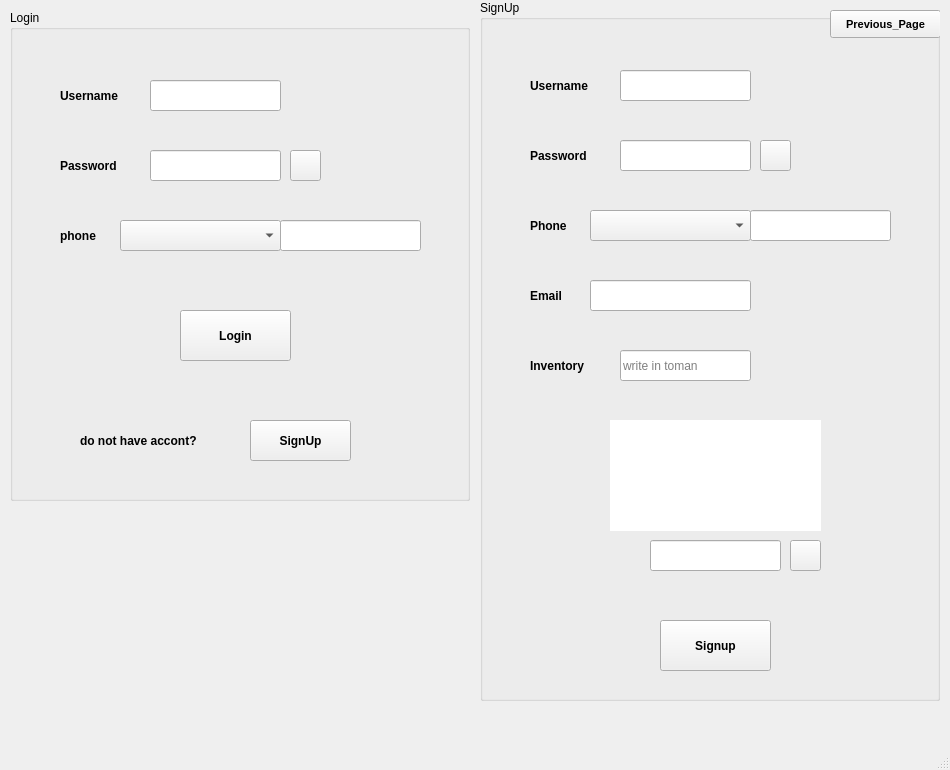
<?xml version="1.0" encoding="UTF-8"?>
<ui version="4.0">
 <class>Login_or_SignUp_page</class>
 <widget class="QMainWindow" name="Login_or_SignUp_page">
  <property name="geometry">
   <rect>
    <x>0</x>
    <y>0</y>
    <width>950</width>
    <height>770</height>
   </rect>
  </property>
  <property name="windowTitle">
   <string>MainWindow</string>
  </property>
  <widget class="QWidget" name="centralwidget">
   <widget class="QGroupBox" name="groupBox">
    <property name="geometry">
     <rect>
      <x>10</x>
      <y>10</y>
      <width>460</width>
      <height>491</height>
     </rect>
    </property>
    <property name="font">
     <font>
      <pointsize>9</pointsize>
     </font>
    </property>
    <property name="styleSheet">
     <string notr="true"/>
    </property>
    <property name="title">
     <string>Login</string>
    </property>
    <widget class="QLineEdit" name="lineEdit">
     <property name="geometry">
      <rect>
       <x>140</x>
       <y>70</y>
       <width>131</width>
       <height>31</height>
      </rect>
     </property>
    </widget>
    <widget class="QLineEdit" name="lineEdit_2">
     <property name="geometry">
      <rect>
       <x>140</x>
       <y>140</y>
       <width>131</width>
       <height>31</height>
      </rect>
     </property>
    </widget>
    <widget class="QLabel" name="label">
     <property name="geometry">
      <rect>
       <x>70</x>
       <y>410</y>
       <width>151</width>
       <height>41</height>
      </rect>
     </property>
     <property name="font">
      <font>
       <pointsize>9</pointsize>
       <weight>75</weight>
       <bold>true</bold>
      </font>
     </property>
     <property name="text">
      <string>do not have accont?</string>
     </property>
    </widget>
    <widget class="QPushButton" name="signUp_of_LoginGroupbox">
     <property name="geometry">
      <rect>
       <x>240</x>
       <y>410</y>
       <width>101</width>
       <height>41</height>
      </rect>
     </property>
     <property name="font">
      <font>
       <pointsize>9</pointsize>
       <weight>75</weight>
       <bold>true</bold>
      </font>
     </property>
     <property name="text">
      <string>SignUp</string>
     </property>
    </widget>
    <widget class="QPushButton" name="Login_of_LoginGroupbox">
     <property name="geometry">
      <rect>
       <x>170</x>
       <y>300</y>
       <width>111</width>
       <height>51</height>
      </rect>
     </property>
     <property name="font">
      <font>
       <pointsize>9</pointsize>
       <weight>75</weight>
       <bold>true</bold>
      </font>
     </property>
     <property name="text">
      <string>Login</string>
     </property>
    </widget>
    <widget class="QLabel" name="label_2">
     <property name="geometry">
      <rect>
       <x>50</x>
       <y>140</y>
       <width>81</width>
       <height>31</height>
      </rect>
     </property>
     <property name="font">
      <font>
       <pointsize>9</pointsize>
       <weight>75</weight>
       <bold>true</bold>
      </font>
     </property>
     <property name="text">
      <string>Password</string>
     </property>
    </widget>
    <widget class="QLabel" name="label_3">
     <property name="geometry">
      <rect>
       <x>50</x>
       <y>70</y>
       <width>81</width>
       <height>31</height>
      </rect>
     </property>
     <property name="font">
      <font>
       <pointsize>9</pointsize>
       <weight>75</weight>
       <bold>true</bold>
      </font>
     </property>
     <property name="text">
      <string>Username</string>
     </property>
    </widget>
    <widget class="QLabel" name="Error_label_of_username">
     <property name="geometry">
      <rect>
       <x>140</x>
       <y>100</y>
       <width>181</width>
       <height>21</height>
      </rect>
     </property>
     <property name="styleSheet">
      <string notr="true">color: rgb(255, 0, 0);</string>
     </property>
     <property name="text">
      <string/>
     </property>
    </widget>
    <widget class="QLabel" name="Error_label_of_Password">
     <property name="geometry">
      <rect>
       <x>140</x>
       <y>170</y>
       <width>181</width>
       <height>21</height>
      </rect>
     </property>
     <property name="styleSheet">
      <string notr="true">color: rgb(255, 0, 0);</string>
     </property>
     <property name="text">
      <string/>
     </property>
    </widget>
    <widget class="QLabel" name="label_6">
     <property name="geometry">
      <rect>
       <x>50</x>
       <y>210</y>
       <width>71</width>
       <height>31</height>
      </rect>
     </property>
     <property name="font">
      <font>
       <pointsize>9</pointsize>
       <weight>75</weight>
       <bold>true</bold>
      </font>
     </property>
     <property name="text">
      <string>phone</string>
     </property>
    </widget>
    <widget class="QLineEdit" name="lineEdit_13">
     <property name="geometry">
      <rect>
       <x>270</x>
       <y>210</y>
       <width>141</width>
       <height>31</height>
      </rect>
     </property>
    </widget>
    <widget class="QComboBox" name="comboBox_2">
     <property name="geometry">
      <rect>
       <x>110</x>
       <y>210</y>
       <width>161</width>
       <height>31</height>
      </rect>
     </property>
    </widget>
    <widget class="QLabel" name="Error_label_of_phone_2">
     <property name="geometry">
      <rect>
       <x>270</x>
       <y>240</y>
       <width>181</width>
       <height>21</height>
      </rect>
     </property>
     <property name="styleSheet">
      <string notr="true">color: rgb(255, 0, 0);</string>
     </property>
     <property name="text">
      <string/>
     </property>
    </widget>
    <widget class="QPushButton" name="pushButton_2">
     <property name="geometry">
      <rect>
       <x>280</x>
       <y>140</y>
       <width>31</width>
       <height>31</height>
      </rect>
     </property>
     <property name="styleSheet">
      <string notr="true">border-image: url(:/EchomodePassword.image/C:/Users/i/Downloads/eye.image2.png);</string>
     </property>
     <property name="text">
      <string/>
     </property>
    </widget>
    <widget class="QLabel" name="Login_For_Player_i">
     <property name="geometry">
      <rect>
       <x>170</x>
       <y>10</y>
       <width>211</width>
       <height>31</height>
      </rect>
     </property>
     <property name="font">
      <font>
       <pointsize>9</pointsize>
      </font>
     </property>
     <property name="styleSheet">
      <string notr="true">color: rgb(0, 0, 255);</string>
     </property>
     <property name="text">
      <string/>
     </property>
    </widget>
   </widget>
   <widget class="QGroupBox" name="groupBox_2">
    <property name="geometry">
     <rect>
      <x>480</x>
      <y>0</y>
      <width>460</width>
      <height>701</height>
     </rect>
    </property>
    <property name="font">
     <font>
      <pointsize>9</pointsize>
     </font>
    </property>
    <property name="styleSheet">
     <string notr="true"/>
    </property>
    <property name="title">
     <string>SignUp</string>
    </property>
    <widget class="QLineEdit" name="lineEdit_3">
     <property name="geometry">
      <rect>
       <x>140</x>
       <y>70</y>
       <width>131</width>
       <height>31</height>
      </rect>
     </property>
    </widget>
    <widget class="QLineEdit" name="lineEdit_4">
     <property name="geometry">
      <rect>
       <x>140</x>
       <y>140</y>
       <width>131</width>
       <height>31</height>
      </rect>
     </property>
    </widget>
    <widget class="QLineEdit" name="lineEdit_5">
     <property name="geometry">
      <rect>
       <x>270</x>
       <y>210</y>
       <width>141</width>
       <height>31</height>
      </rect>
     </property>
    </widget>
    <widget class="QLineEdit" name="lineEdit_6">
     <property name="geometry">
      <rect>
       <x>110</x>
       <y>280</y>
       <width>161</width>
       <height>31</height>
      </rect>
     </property>
    </widget>
    <widget class="QLineEdit" name="lineEdit_7">
     <property name="geometry">
      <rect>
       <x>140</x>
       <y>350</y>
       <width>131</width>
       <height>31</height>
      </rect>
     </property>
     <property name="font">
      <font>
       <pointsize>9</pointsize>
      </font>
     </property>
     <property name="placeholderText">
      <string>write in toman</string>
     </property>
    </widget>
    <widget class="QLabel" name="label_4">
     <property name="geometry">
      <rect>
       <x>130</x>
       <y>420</y>
       <width>211</width>
       <height>111</height>
      </rect>
     </property>
     <property name="font">
      <font>
       <family>MS Sans Serif</family>
       <pointsize>28</pointsize>
       <weight>50</weight>
       <italic>true</italic>
       <bold>false</bold>
      </font>
     </property>
     <property name="styleSheet">
      <string notr="true">background-color: rgb(255, 255, 255);</string>
     </property>
     <property name="text">
      <string/>
     </property>
    </widget>
    <widget class="QLineEdit" name="lineEdit_8">
     <property name="geometry">
      <rect>
       <x>670</x>
       <y>200</y>
       <width>113</width>
       <height>22</height>
      </rect>
     </property>
    </widget>
    <widget class="QLineEdit" name="lineEdit_9">
     <property name="geometry">
      <rect>
       <x>170</x>
       <y>540</y>
       <width>131</width>
       <height>31</height>
      </rect>
     </property>
    </widget>
    <widget class="QLineEdit" name="lineEdit_10">
     <property name="geometry">
      <rect>
       <x>670</x>
       <y>310</y>
       <width>113</width>
       <height>22</height>
      </rect>
     </property>
    </widget>
    <widget class="QPushButton" name="SignUp_of_Signup">
     <property name="geometry">
      <rect>
       <x>180</x>
       <y>620</y>
       <width>111</width>
       <height>51</height>
      </rect>
     </property>
     <property name="font">
      <font>
       <pointsize>9</pointsize>
       <weight>75</weight>
       <bold>true</bold>
      </font>
     </property>
     <property name="text">
      <string>Signup</string>
     </property>
    </widget>
    <widget class="QLineEdit" name="lineEdit_11">
     <property name="geometry">
      <rect>
       <x>1050</x>
       <y>380</y>
       <width>113</width>
       <height>22</height>
      </rect>
     </property>
    </widget>
    <widget class="QLabel" name="label_5">
     <property name="geometry">
      <rect>
       <x>50</x>
       <y>350</y>
       <width>81</width>
       <height>31</height>
      </rect>
     </property>
     <property name="font">
      <font>
       <pointsize>9</pointsize>
       <weight>75</weight>
       <bold>true</bold>
      </font>
     </property>
     <property name="text">
      <string>Inventory</string>
     </property>
    </widget>
    <widget class="QLineEdit" name="lineEdit_12">
     <property name="geometry">
      <rect>
       <x>930</x>
       <y>320</y>
       <width>113</width>
       <height>22</height>
      </rect>
     </property>
    </widget>
    <widget class="QLabel" name="label_8">
     <property name="geometry">
      <rect>
       <x>50</x>
       <y>280</y>
       <width>61</width>
       <height>31</height>
      </rect>
     </property>
     <property name="font">
      <font>
       <pointsize>9</pointsize>
       <weight>75</weight>
       <bold>true</bold>
      </font>
     </property>
     <property name="text">
      <string>Email</string>
     </property>
    </widget>
    <widget class="QLabel" name="label_9">
     <property name="geometry">
      <rect>
       <x>50</x>
       <y>210</y>
       <width>61</width>
       <height>31</height>
      </rect>
     </property>
     <property name="font">
      <font>
       <pointsize>9</pointsize>
       <weight>75</weight>
       <bold>true</bold>
      </font>
     </property>
     <property name="text">
      <string>Phone</string>
     </property>
    </widget>
    <widget class="QLabel" name="label_10">
     <property name="geometry">
      <rect>
       <x>50</x>
       <y>140</y>
       <width>81</width>
       <height>31</height>
      </rect>
     </property>
     <property name="font">
      <font>
       <pointsize>9</pointsize>
       <weight>75</weight>
       <bold>true</bold>
      </font>
     </property>
     <property name="text">
      <string>Password</string>
     </property>
    </widget>
    <widget class="QLabel" name="label_11">
     <property name="geometry">
      <rect>
       <x>50</x>
       <y>70</y>
       <width>81</width>
       <height>31</height>
      </rect>
     </property>
     <property name="font">
      <font>
       <pointsize>9</pointsize>
       <weight>75</weight>
       <bold>true</bold>
      </font>
     </property>
     <property name="text">
      <string>Username</string>
     </property>
    </widget>
    <widget class="QComboBox" name="comboBox">
     <property name="geometry">
      <rect>
       <x>110</x>
       <y>210</y>
       <width>161</width>
       <height>31</height>
      </rect>
     </property>
    </widget>
    <widget class="QLabel" name="Error_label_of_username_Signup">
     <property name="geometry">
      <rect>
       <x>140</x>
       <y>100</y>
       <width>181</width>
       <height>21</height>
      </rect>
     </property>
     <property name="styleSheet">
      <string notr="true">color: rgb(255, 0, 0);</string>
     </property>
     <property name="text">
      <string/>
     </property>
    </widget>
    <widget class="QLabel" name="Error_label_of_password_Signup">
     <property name="geometry">
      <rect>
       <x>140</x>
       <y>170</y>
       <width>181</width>
       <height>21</height>
      </rect>
     </property>
     <property name="styleSheet">
      <string notr="true">color: rgb(255, 0, 0);</string>
     </property>
     <property name="text">
      <string/>
     </property>
    </widget>
    <widget class="QLabel" name="Error_label_of_phone_signup">
     <property name="geometry">
      <rect>
       <x>270</x>
       <y>240</y>
       <width>181</width>
       <height>21</height>
      </rect>
     </property>
     <property name="styleSheet">
      <string notr="true">color: rgb(255, 0, 0);</string>
     </property>
     <property name="text">
      <string/>
     </property>
    </widget>
    <widget class="QLabel" name="Error_label_of_Email">
     <property name="geometry">
      <rect>
       <x>110</x>
       <y>310</y>
       <width>181</width>
       <height>21</height>
      </rect>
     </property>
     <property name="styleSheet">
      <string notr="true">color: rgb(255, 0, 0);</string>
     </property>
     <property name="text">
      <string/>
     </property>
    </widget>
    <widget class="QLabel" name="Error_label_of_inventory">
     <property name="geometry">
      <rect>
       <x>140</x>
       <y>380</y>
       <width>181</width>
       <height>21</height>
      </rect>
     </property>
     <property name="styleSheet">
      <string notr="true">color: rgb(255, 0, 0);</string>
     </property>
     <property name="text">
      <string/>
     </property>
    </widget>
    <widget class="QLabel" name="Error_label_of_Captcha">
     <property name="geometry">
      <rect>
       <x>170</x>
       <y>570</y>
       <width>181</width>
       <height>21</height>
      </rect>
     </property>
     <property name="styleSheet">
      <string notr="true">color: rgb(255, 0, 0);</string>
     </property>
     <property name="text">
      <string/>
     </property>
    </widget>
    <widget class="QPushButton" name="pushButton">
     <property name="geometry">
      <rect>
       <x>310</x>
       <y>540</y>
       <width>31</width>
       <height>31</height>
      </rect>
     </property>
     <property name="styleSheet">
      <string notr="true">border-image: url(:/refresh.images/C:/Users/i/Downloads/refresh.image.png);</string>
     </property>
     <property name="text">
      <string/>
     </property>
    </widget>
    <widget class="QPushButton" name="pushButton_3">
     <property name="geometry">
      <rect>
       <x>280</x>
       <y>140</y>
       <width>31</width>
       <height>31</height>
      </rect>
     </property>
     <property name="styleSheet">
      <string notr="true">border-image: url(:/EchomodePassword.image/C:/Users/i/Downloads/eye.image2.png);</string>
     </property>
     <property name="text">
      <string/>
     </property>
    </widget>
    <widget class="QLabel" name="SignUp_For_Player_i">
     <property name="geometry">
      <rect>
       <x>160</x>
       <y>10</y>
       <width>221</width>
       <height>31</height>
      </rect>
     </property>
     <property name="styleSheet">
      <string notr="true">color: rgb(0, 0, 255);</string>
     </property>
     <property name="text">
      <string/>
     </property>
    </widget>
    <widget class="QPushButton" name="pushButton_4">
     <property name="geometry">
      <rect>
       <x>350</x>
       <y>10</y>
       <width>111</width>
       <height>28</height>
      </rect>
     </property>
     <property name="font">
      <font>
       <pointsize>8</pointsize>
       <weight>75</weight>
       <bold>true</bold>
      </font>
     </property>
     <property name="text">
      <string>Previous_Page</string>
     </property>
    </widget>
   </widget>
  </widget>
  <widget class="QMenuBar" name="menubar">
   <property name="geometry">
    <rect>
     <x>0</x>
     <y>0</y>
     <width>950</width>
     <height>26</height>
    </rect>
   </property>
  </widget>
  <widget class="QStatusBar" name="statusbar"/>
 </widget>
 <resources/>
 <connections/>
</ui>
